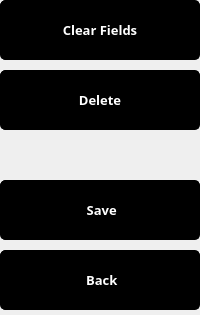
                             <widget class="QWidget" name="widget_110" native="true">
                              <layout class="QGridLayout" name="gridLayout_82">
                               <property name="leftMargin">
                                <number>0</number>
                               </property>
                               <property name="topMargin">
                                <number>0</number>
                               </property>
                               <property name="rightMargin">
                                <number>0</number>
                               </property>
                               <property name="bottomMargin">
                                <number>5</number>
                               </property>
                               <property name="verticalSpacing">
                                <number>10</number>
                               </property>
                               <item row="0" column="0">
                                <widget class="QPushButton" name="btnRMClear">
                                 <property name="minimumSize">
                                  <size>
                                   <width>170</width>
                                   <height>60</height>
                                  </size>
                                 </property>
                                 <property name="font">
                                  <font>
                                   <family>Century Gothic</family>
                                   <pointsize>10</pointsize>
                                   <weight>75</weight>
                                   <bold>true</bold>
                                  </font>
                                 </property>
                                 <property name="styleSheet">
                                  <string notr="true">QPushButton {
	border-radius: 5px;
	border: 1px solid black;
	color: rgb(255, 255, 255);
	background-color: rgb(0, 0, 0);
}

QPushButton:hover {
	
	background-color: rgb(70, 70, 70);
}

QPushButton:pressed {
	color: rgb(106, 106, 106);
	background-color: rgb(0, 0, 0);
}</string>
                                 </property>
                                 <property name="text">
                                  <string>Clear Fields</string>
                                 </property>
                                </widget>
                               </item>
                               <item row="1" column="0">
                                <widget class="QPushButton" name="btnRTdelete">
                                 <property name="minimumSize">
                                  <size>
                                   <width>170</width>
                                   <height>60</height>
                                  </size>
                                 </property>
                                 <property name="font">
                                  <font>
                                   <family>Century Gothic</family>
                                   <pointsize>10</pointsize>
                                   <weight>75</weight>
                                   <bold>true</bold>
                                  </font>
                                 </property>
                                 <property name="styleSheet">
                                  <string notr="true">QPushButton {
	border-radius: 5px;
	border: 1px solid black;
	color: rgb(255, 255, 255);
	background-color: rgb(0, 0, 0);
}

QPushButton:hover {
	
	background-color: rgb(70, 70, 70);
}

QPushButton:pressed {
	color: rgb(106, 106, 106);
	background-color: rgb(0, 0, 0);
}</string>
                                 </property>
                                 <property name="text">
                                  <string>Delete</string>
                                 </property>
                                 <property name="icon">
                                  <iconset>
                                   <normaloff>delete white.png</normaloff>delete white.png</iconset>
                                 </property>
                                </widget>
                               </item>
                               <item row="2" column="0">
                                <spacer name="verticalSpacer_39">
                                 <property name="orientation">
                                  <enum>Qt::Vertical</enum>
                                 </property>
                                 <property name="sizeHint" stdset="0">
                                  <size>
                                   <width>20</width>
                                   <height>40</height>
                                  </size>
                                 </property>
                                </spacer>
                               </item>
                               <item row="3" column="0">
                                <widget class="QPushButton" name="btnRoomSave">
                                 <property name="minimumSize">
                                  <size>
                                   <width>170</width>
                                   <height>60</height>
                                  </size>
                                 </property>
                                 <property name="font">
                                  <font>
                                   <family>Century Gothic</family>
                                   <pointsize>10</pointsize>
                                   <weight>75</weight>
                                   <bold>true</bold>
                                  </font>
                                 </property>
                                 <property name="styleSheet">
                                  <string notr="true">QPushButton {
	border-radius: 5px;
	border: 1px solid black;
	color: rgb(255, 255, 255);
	background-color: rgb(0, 0, 0);
}

QPushButton:hover {
	
	background-color: rgb(70, 70, 70);
}

QPushButton:pressed {
	color: rgb(106, 106, 106);
	background-color: rgb(0, 0, 0);
}</string>
                                 </property>
                                 <property name="text">
                                  <string> Save</string>
                                 </property>
                                 <property name="icon">
                                  <iconset>
                                   <normaloff>d_icon_checkedin.png</normaloff>d_icon_checkedin.png</iconset>
                                 </property>
                                 <property name="iconSize">
                                  <size>
                                   <width>22</width>
                                   <height>22</height>
                                  </size>
                                 </property>
                                </widget>
                               </item>
                               <item row="4" column="0">
                                <widget class="QPushButton" name="btnRoomBack">
                                 <property name="minimumSize">
                                  <size>
                                   <width>170</width>
                                   <height>60</height>
                                  </size>
                                 </property>
                                 <property name="font">
                                  <font>
                                   <family>Century Gothic</family>
                                   <pointsize>10</pointsize>
                                   <weight>75</weight>
                                   <bold>true</bold>
                                  </font>
                                 </property>
                                 <property name="styleSheet">
                                  <string notr="true">QPushButton {
	border-radius: 5px;
	border: 1px solid black;
	color: rgb(255, 255, 255);
	background-color: rgb(0, 0, 0);
}

QPushButton:hover {
	
	background-color: rgb(70, 70, 70);
}

QPushButton:pressed {
	color: rgb(106, 106, 106);
	background-color: rgb(0, 0, 0);
}</string>
                                 </property>
                                 <property name="text">
                                  <string> Back</string>
                                 </property>
                                 <property name="icon">
                                  <iconset>
                                   <normaloff>back white.png</normaloff>back white.png</iconset>
                                 </property>
                                 <property name="iconSize">
                                  <size>
                                   <width>18</width>
                                   <height>18</height>
                                  </size>
                                 </property>
                                </widget>
                               </item>
                              </layout>
                             </widget>
